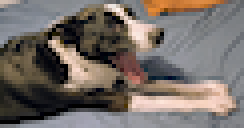
#> input picture matrix-portal/dog.png, 61 x 32 px (shown 4 times larger)
$ python -i snapshot.py   (imports and definitions only)
#> lines starting #> are read from the running program, lines starting #| are printed output that depends on the picture
"""Snapshot processing utilities for LED Portal.

This module provides functions to convert and upscale LED matrix snapshot images
for better viewing and sharing.
"""

import math
from datetime import datetime
from enum import Enum
from pathlib import Path

import numpy as np
from PIL import Image, ImageDraw, ImageFont


class LedMode(Enum):
    """LED preview render modes for snapshot export.

    Matches the PreviewMode enum in the pro version. Circle sizes are expressed
    as a percentage of the LED cell diameter (cell = scale × scale pixels).

    Modes ≤ 100% use a fast vectorised NumPy mask (no inter-cell overlap).
    Modes > 100% use painter's algorithm (PIL ellipses, last-drawn wins) or
    weighted-average colour blending in overlap zones.
    """

    SQUARES = 0  # Plain nearest-neighbour upscale
    CIRCLES_50 = 1  # 50%  — wide gaps between circles
    CIRCLES_75 = 2  # 75%  — clear gaps between circles
    CIRCLES_100 = 3  # 100% — circle exactly fills the cell (edge-to-edge)
    CIRCLES_125 = 4  # 125% — circles overlap neighbouring cells slightly
    CIRCLES_CORNER = 5  # ~141% — corner-touch; painter's algorithm (last drawn wins)
    CIRCLES_CORNER_BLEND = 6  # ~141% — corner-touch; weighted-average colour blending
    GAUSSIAN = 7  # Gaussian diffuser simulation — σ ≈ 27% of cell (matches real panel)


# [172 lines left out: functions _render_painter_pil, _render_blend_pil, _render_gaussian_pil, not called in this run]


def _render_led_array(
    pixels: np.ndarray,
    mode: LedMode,
    scale: int,
    background_color: tuple[int, int, int],
) -> np.ndarray:
    """Render an LED pixel array to an upscaled image array.

    Dispatches to the appropriate rendering algorithm based on mode:
    - SQUARES: PIL NEAREST resize (fast, no circles)
    - ≤100% circles: vectorised NumPy distance mask
    - >100% circles: painter's algorithm or weighted-average blending

    Args:
        pixels: Input RGB image as numpy array of shape (H, W, 3).
        mode: Render mode controlling circle size and algorithm.
        scale: Pixels per LED cell.
        background_color: RGB background colour (used in circle modes).

    Returns:
        Upscaled RGB image as numpy array of shape (H*scale, W*scale, 3).
    """
    h, w = pixels.shape[:2]
    out_h, out_w = h * scale, w * scale
    half = scale / 2.0

    if mode == LedMode.SQUARES:
        img = Image.fromarray(pixels.astype(np.uint8), "RGB")
        return np.array(img.resize((out_w, out_h), Image.Resampling.NEAREST))

    if mode == LedMode.GAUSSIAN:
        sigma = scale * 0.27  # σ ≈ 2.7 px @ scale=10 → FWHM ≈ 63% of cell
        return _render_gaussian_pil(pixels, out_h, out_w, scale, sigma)

    # Radius as a fraction of cell size (diameter = scale × pct / 100)
    if mode == LedMode.CIRCLES_50:
        radius = scale * 0.25  # 2.5px — 50% diameter, wide gaps
    elif mode == LedMode.CIRCLES_75:
        radius = scale * 0.375  # 3.75px — 75% diameter, clear gaps
    elif mode == LedMode.CIRCLES_100:
        radius = half  # 5.0px — 100% diameter, tangent to edges
    elif mode == LedMode.CIRCLES_125:
        radius = scale * 0.625  # 6.25px — 125% diameter, slight overlap
    else:  # CIRCLES_CORNER and CIRCLES_CORNER_BLEND — same geometry
        radius = half * (2**0.5)  # 5√2 ≈ 7.07px — ~141%, passes through corners

    if radius > half:
        if mode == LedMode.CIRCLES_CORNER_BLEND:
            return _render_blend_pil(pixels, out_h, out_w, scale, radius, background_color)
        return _render_painter_pil(pixels, out_h, out_w, scale, radius, background_color)

    # Vectorised mask for non-overlapping modes (radius ≤ half-cell).
    # 1. Upscale with nearest-neighbour so each pixel carries its LED colour.
    # 2. Build a boolean mask: True where pixel is within radius of cell centre.
    # 3. Replace masked-out pixels with background_color.
    img = Image.fromarray(pixels.astype(np.uint8), "RGB")
    upscaled = np.array(img.resize((out_w, out_h), Image.Resampling.NEAREST))
    xs = (np.arange(out_w) % scale - scale // 2).astype(np.float32)
    ys = (np.arange(out_h) % scale - scale // 2).astype(np.float32)
    dx, dy = np.meshgrid(xs, ys)
    dist = np.sqrt(dx**2 + dy**2)
    mask = dist <= radius
    bg = np.empty((out_h, out_w, 3), dtype=np.uint8)
    bg[...] = np.array(background_color, dtype=np.uint8)
    return np.where(mask[:, :, np.newaxis], upscaled, bg).astype(np.uint8)


def export_pdf(
    snapshot_path: str | Path,
    output_path: str | Path | None = None,
    original_path: str | Path | None = None,
    mode: LedMode = LedMode.SQUARES,
    scale_factor: int = 10,
    background_color: tuple[int, int, int] = (0, 0, 0),
    thumbnail_inches: float = 2.0,
    dpi: int = 300,
) -> Path:
    """Export snapshot as a US Letter PDF with LED preview, original image, and thumbnails.

    Composes a PDF on an 8.5″×11″ US Letter page containing four elements
    stacked vertically and centred:

    1. LED matrix preview — the snapshot rendered with the chosen LED mode
    2. Original camera capture (if provided) — scaled to fit page width
    3. Thumbnail — aspect-ratio-preserving blocky upscale (longest side = thumbnail_inches)
    4. Pixel-to-pixel — the raw snapshot at native resolution (e.g. 32×64 or 64×32)

    Args:
        snapshot_path: Path to the LED matrix snapshot file (BMP or PNG, typically 32×64 or 64×32).
        output_path: Path to output PDF file. If None, uses snapshot filename with .pdf extension.
        original_path: Optional path to the original camera capture image.
        mode: LED render mode for the preview section. Default is SQUARES.
        scale_factor: Pixels per LED cell for the preview. Default is 10.
        background_color: RGB background colour for non-LED areas in preview. Default black.
        thumbnail_inches: Physical size of the thumbnail's longest side in inches.
            The shorter side scales proportionally. Default is 2.0.
        dpi: Resolution in dots per inch. Controls physical print size. Default is 300.

    Returns:
        Path to the created PDF file.

    Example:
        >>> export_pdf("snapshot_20260314_120000.bmp")
        PosixPath('snapshot_20260314_120000.pdf')
    """
#> called with snapshot_path = '../../../matrix-portal/dog.png', scale_factor = 10, background_color = (0, 0, 0), thumbnail_inches = 2, dpi = 300
    snapshot_path = Path(snapshot_path)
    output_path = snapshot_path.with_suffix(".pdf") if output_path is None else Path(output_path)

    # US Letter page at target DPI
    page_w = round(8.5 * dpi)
    page_h = round(11.0 * dpi)
    margin = round(0.5 * dpi)
    padding = round(0.25 * dpi)
    content_w = page_w - 2 * margin

    # Load snapshot and render LED preview
    snapshot_img = Image.open(snapshot_path).convert("RGB")
    snapshot_pixels = np.array(snapshot_img)
    led_array = _render_led_array(snapshot_pixels, mode, scale_factor, background_color)
    led_img = Image.fromarray(led_array, "RGB")

    # Scale LED preview to fill content width (match camera capture proportions)
    led_scale = content_w / led_img.width
#> led_scale = 3.69
    led_img = led_img.resize(
        (content_w, round(led_img.height * led_scale)), Image.Resampling.NEAREST
    )

    # Thumbnail: preserve aspect ratio, longest side = thumbnail_inches
    snap_w, snap_h = snapshot_img.size
#> snap_w = 61; snap_h = 32
    longest = max(snap_w, snap_h)
#> longest = 61
    thumb_scale = (thumbnail_inches * dpi) / longest
#> thumb_scale = 9.84
    thumb_w = round(snap_w * thumb_scale)
#> thumb_w = 600
    thumb_h = round(snap_h * thumb_scale)
#> thumb_h = 315
    thumb_img = snapshot_img.resize((thumb_w, thumb_h), Image.Resampling.NEAREST)

    # Pixel-to-pixel: both landscape and portrait at native resolution
    if snap_w >= snap_h:
        pixel_landscape = snapshot_img.copy()
        pixel_portrait = snapshot_img.transpose(Image.Transpose.ROTATE_90)
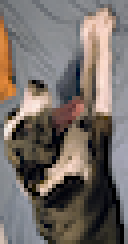
#> pixel_portrait: PIL image 32x61 RGB (shown 4 times larger); mean R, G, B 116.8, 108.5, 103.1
    else:
        pixel_portrait = snapshot_img.copy()
        pixel_landscape = snapshot_img.transpose(Image.Transpose.ROTATE_270)

    # Load original camera image if provided
    original_img = None
    if original_path is not None:
        original_img = Image.open(Path(original_path)).convert("RGB")
        # Scale original to fit content width
        orig_scale = content_w / original_img.width
        orig_h = round(original_img.height * orig_scale)
        original_img = original_img.resize((content_w, orig_h), Image.Resampling.LANCZOS)

    # Build US Letter canvas
    canvas = Image.new("RGB", (page_w, page_h), (255, 255, 255))
#> canvas: PIL image 2550x3300 RGB; every value is 255

    y = margin

    # 1. LED preview (centred)
    x = margin + (content_w - led_img.width) // 2
#> x = 150
    canvas.paste(led_img, (x, y))
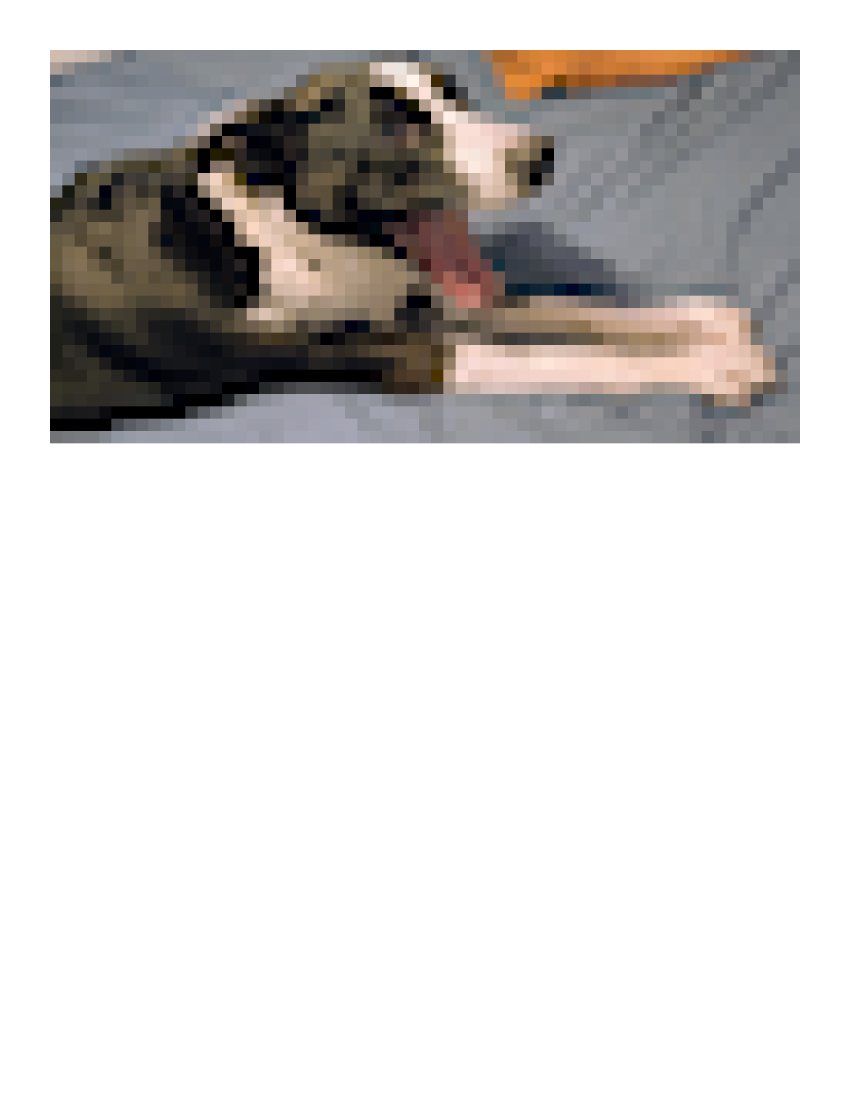
#> canvas: PIL image 2550x3300 RGB (shown at 1/3 size); mean R, G, B 211.4, 208.8, 207.1
    y += led_img.height + padding
#> y = 1405

    # 2. Original image (centred)
    if original_img is not None:
        x = margin + (content_w - original_img.width) // 2
        canvas.paste(original_img, (x, y))
        y += original_img.height + padding

    # 3. Thumbnail (centred)
    x = margin + (content_w - thumb_img.width) // 2
#> x = 975
    canvas.paste(thumb_img, (x, y))
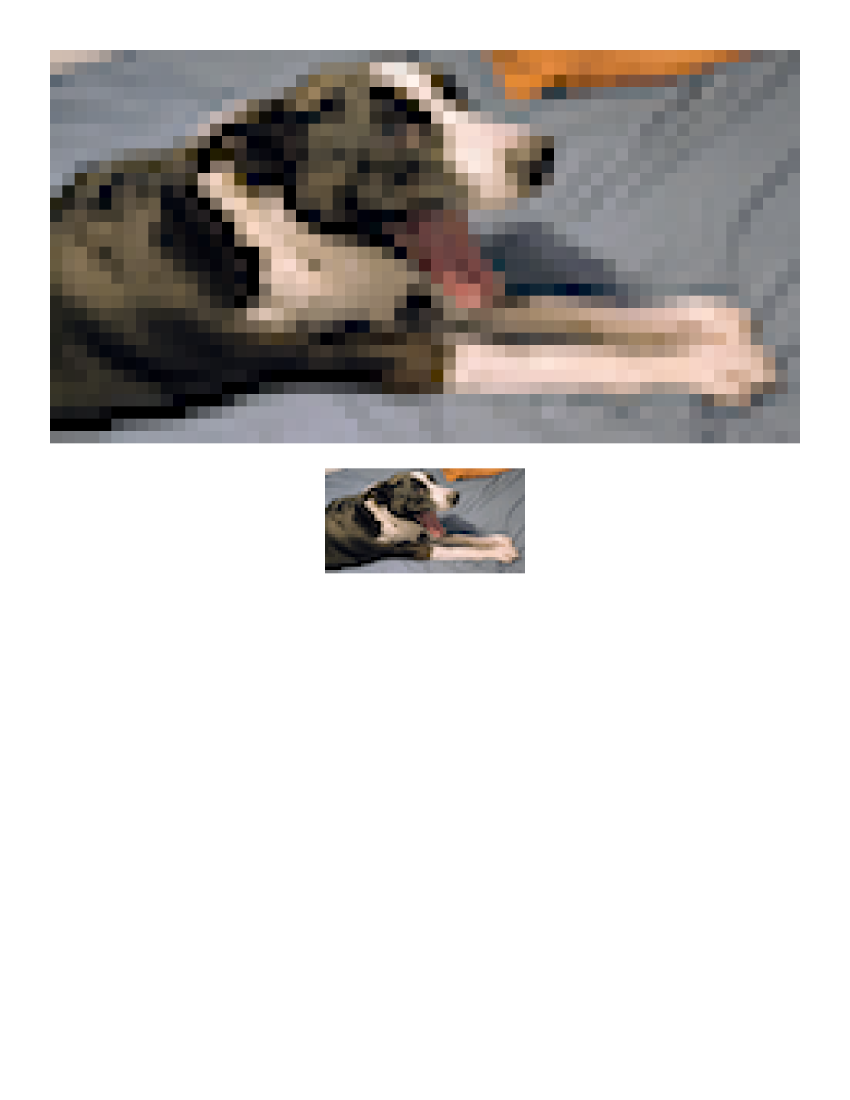
#> canvas: PIL image 2550x3300 RGB (shown at 1/3 size); mean R, G, B 208.3, 205.5, 203.7
    y += thumb_img.height + padding
#> y = 1795

    # 4. Pixel-to-pixel: landscape and portrait side by side (centred)
    pair_gap = padding // 2
    pair_w = pixel_landscape.width + pair_gap + pixel_portrait.width
#> pair_w = 130
    pair_h = max(pixel_landscape.height, pixel_portrait.height)
#> pair_h = 61
    x = margin + (content_w - pair_w) // 2
#> x = 1210
    canvas.paste(pixel_landscape, (x, y + (pair_h - pixel_landscape.height) // 2))
    canvas.paste(pixel_portrait, (x + pixel_landscape.width + pair_gap, y))
    y += pair_h + padding
#> y = 1931

    # 5. Timestamp at bottom (local time — recognizable wall-clock time of the shot)
    now = datetime.now().astimezone()
    iso_stamp = now.isoformat(timespec="seconds")
    readable_stamp = now.strftime("%B %d, %Y at %I:%M:%S %p %Z")
    timestamp_text = f"{iso_stamp}  |  {readable_stamp}"
    draw = ImageDraw.Draw(canvas)
    try:
        font = ImageFont.truetype("Helvetica", size=round(dpi * 0.1))
    except OSError:
        font = ImageFont.load_default(size=round(dpi * 0.1))
    bbox = draw.textbbox((0, 0), timestamp_text, font=font)
#> bbox = (0, 5, 1096, 35)
    text_w = bbox[2] - bbox[0]
#> text_w = 1096
    x = margin + (content_w - text_w) // 2
#> x = 727
    draw.text((x, y), timestamp_text, fill=(0, 0, 0), font=font)

    canvas.save(output_path, "PDF", resolution=dpi)
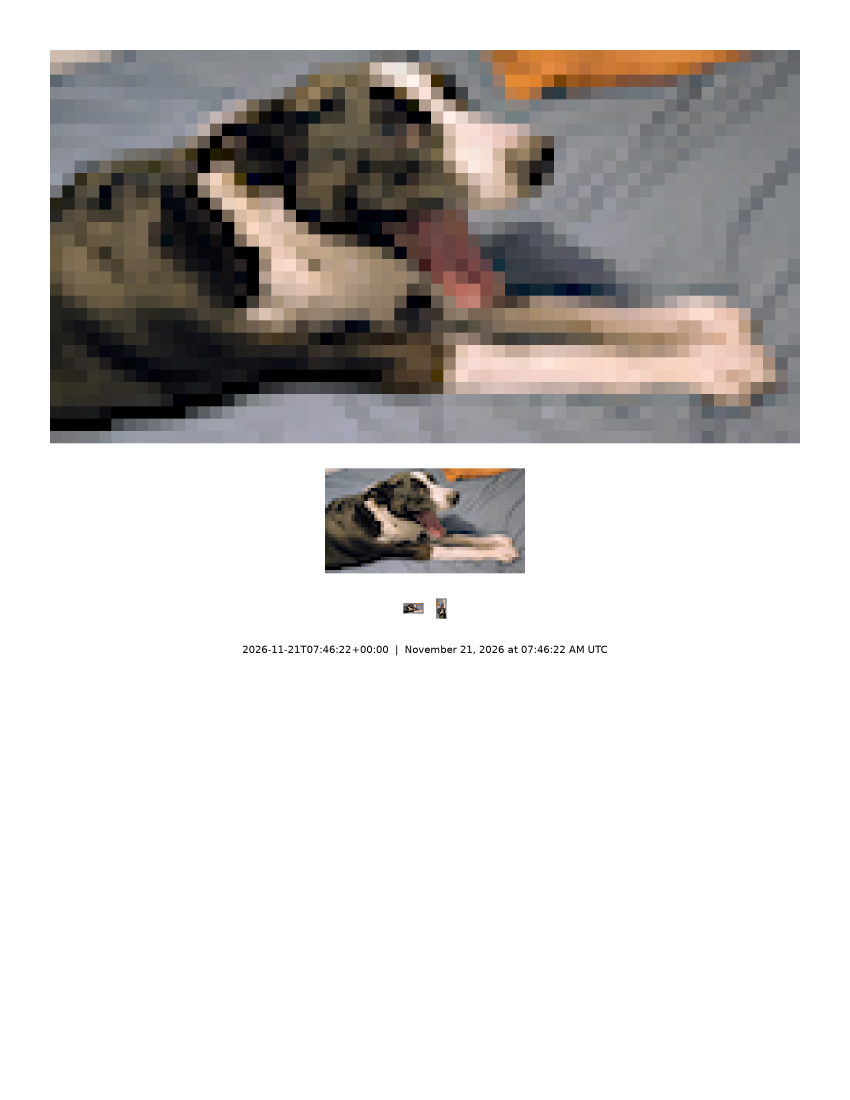
#> saved as dog.pdf: PIL image 2550x3300 RGB (shown at 1/3 size); mean R, G, B 208.1, 205.2, 203.4

    return output_path


# [291 lines left out: functions export_4x6_pdf, export_png, export_blocks, export_circles, export_led_preview, not called in this run]

>>> result = export_pdf('../../../matrix-portal/dog.png')
